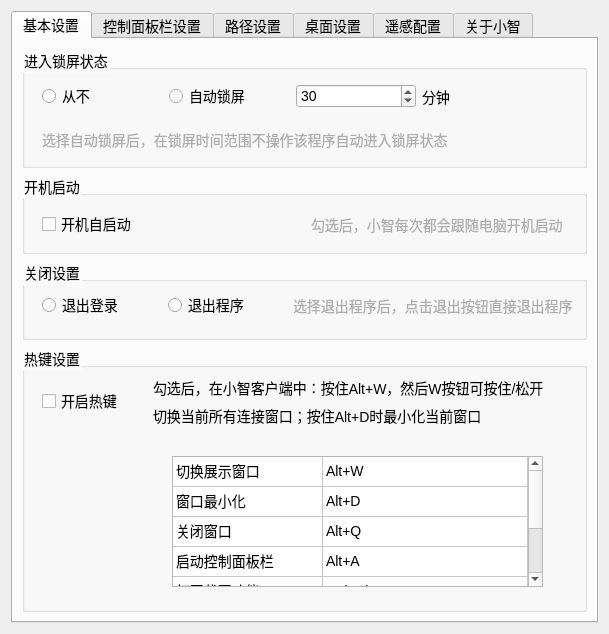
<?xml version="1.0" encoding="UTF-8"?>
<ui version="4.0">
 <class>SetDialog</class>
 <widget class="QDialog" name="SetDialog">
  <property name="geometry">
   <rect>
    <x>0</x>
    <y>0</y>
    <width>609</width>
    <height>634</height>
   </rect>
  </property>
  <property name="windowTitle">
   <string>设置中心</string>
  </property>
  <property name="windowIcon">
   <iconset resource="powerdudemain.qrc">
    <normaloff>:/powerdudemain/Resources/favicon.ico</normaloff>:/powerdudemain/Resources/favicon.ico</iconset>
  </property>
  <property name="styleSheet">
   <string notr="true">font: 9pt &quot;Agency FB&quot;;font-size:14px;</string>
  </property>
  <layout class="QGridLayout" name="gridLayout">
   <item row="0" column="0">
    <widget class="QTabWidget" name="tabWidget">
     <property name="tabPosition">
      <enum>QTabWidget::North</enum>
     </property>
     <property name="currentIndex">
      <number>0</number>
     </property>
     <widget class="QWidget" name="tab">
      <attribute name="title">
       <string>基本设置</string>
      </attribute>
      <layout class="QGridLayout" name="gridLayout_2">
       <item row="2" column="0">
        <widget class="QGroupBox" name="groupBox_4">
         <property name="sizePolicy">
          <sizepolicy hsizetype="Preferred" vsizetype="Fixed">
           <horstretch>0</horstretch>
           <verstretch>0</verstretch>
          </sizepolicy>
         </property>
         <property name="minimumSize">
          <size>
           <width>0</width>
           <height>80</height>
          </size>
         </property>
         <property name="title">
          <string>关闭设置</string>
         </property>
         <widget class="QWidget" name="horizontalLayoutWidget_3">
          <property name="geometry">
           <rect>
            <x>20</x>
            <y>20</y>
            <width>531</width>
            <height>51</height>
           </rect>
          </property>
          <layout class="QHBoxLayout" name="horizontalLayout_3">
           <item>
            <widget class="QRadioButton" name="exitLoginBtn">
             <property name="text">
              <string>退出登录</string>
             </property>
            </widget>
           </item>
           <item>
            <widget class="QRadioButton" name="exitSysBtn">
             <property name="text">
              <string>退出程序</string>
             </property>
            </widget>
           </item>
           <item>
            <widget class="QLabel" name="label_6">
             <property name="palette">
              <palette>
               <active>
                <colorrole role="WindowText">
                 <brush brushstyle="SolidPattern">
                  <color alpha="255">
                   <red>173</red>
                   <green>173</green>
                   <blue>173</blue>
                  </color>
                 </brush>
                </colorrole>
               </active>
               <inactive>
                <colorrole role="WindowText">
                 <brush brushstyle="SolidPattern">
                  <color alpha="255">
                   <red>173</red>
                   <green>173</green>
                   <blue>173</blue>
                  </color>
                 </brush>
                </colorrole>
               </inactive>
               <disabled>
                <colorrole role="WindowText">
                 <brush brushstyle="SolidPattern">
                  <color alpha="255">
                   <red>120</red>
                   <green>120</green>
                   <blue>120</blue>
                  </color>
                 </brush>
                </colorrole>
               </disabled>
              </palette>
             </property>
             <property name="text">
              <string>选择退出程序后，点击退出按钮直接退出程序</string>
             </property>
            </widget>
           </item>
          </layout>
         </widget>
        </widget>
       </item>
       <item row="0" column="0">
        <widget class="QGroupBox" name="groupBox_10">
         <property name="sizePolicy">
          <sizepolicy hsizetype="Preferred" vsizetype="Fixed">
           <horstretch>0</horstretch>
           <verstretch>0</verstretch>
          </sizepolicy>
         </property>
         <property name="minimumSize">
          <size>
           <width>0</width>
           <height>120</height>
          </size>
         </property>
         <property name="title">
          <string>进入锁屏状态</string>
         </property>
         <widget class="QWidget" name="verticalLayoutWidget">
          <property name="geometry">
           <rect>
            <x>20</x>
            <y>30</y>
            <width>501</width>
            <height>80</height>
           </rect>
          </property>
          <layout class="QVBoxLayout" name="verticalLayout_3">
           <item>
            <layout class="QHBoxLayout" name="horizontalLayout_8">
             <item>
              <widget class="QRadioButton" name="noLockBtn">
               <property name="text">
                <string>从不</string>
               </property>
              </widget>
             </item>
             <item>
              <widget class="QRadioButton" name="autoLockBtn">
               <property name="text">
                <string>自动锁屏</string>
               </property>
              </widget>
             </item>
             <item>
              <widget class="QSpinBox" name="timeSpinBox">
               <property name="value">
                <number>30</number>
               </property>
              </widget>
             </item>
             <item>
              <widget class="QLabel" name="label_10">
               <property name="text">
                <string>分钟</string>
               </property>
              </widget>
             </item>
            </layout>
           </item>
           <item>
            <widget class="QLabel" name="label_11">
             <property name="palette">
              <palette>
               <active>
                <colorrole role="WindowText">
                 <brush brushstyle="SolidPattern">
                  <color alpha="255">
                   <red>173</red>
                   <green>173</green>
                   <blue>173</blue>
                  </color>
                 </brush>
                </colorrole>
               </active>
               <inactive>
                <colorrole role="WindowText">
                 <brush brushstyle="SolidPattern">
                  <color alpha="255">
                   <red>173</red>
                   <green>173</green>
                   <blue>173</blue>
                  </color>
                 </brush>
                </colorrole>
               </inactive>
               <disabled>
                <colorrole role="WindowText">
                 <brush brushstyle="SolidPattern">
                  <color alpha="255">
                   <red>120</red>
                   <green>120</green>
                   <blue>120</blue>
                  </color>
                 </brush>
                </colorrole>
               </disabled>
              </palette>
             </property>
             <property name="text">
              <string>选择自动锁屏后，在锁屏时间范围不操作该程序自动进入锁屏状态</string>
             </property>
            </widget>
           </item>
          </layout>
         </widget>
        </widget>
       </item>
       <item row="3" column="0">
        <widget class="QGroupBox" name="groupBox">
         <property name="title">
          <string>热键设置</string>
         </property>
         <widget class="QTableWidget" name="tableWidget">
          <property name="geometry">
           <rect>
            <x>150</x>
            <y>110</y>
            <width>371</width>
            <height>131</height>
           </rect>
          </property>
          <property name="sizeAdjustPolicy">
           <enum>QAbstractScrollArea::AdjustIgnored</enum>
          </property>
          <property name="editTriggers">
           <set>QAbstractItemView::NoEditTriggers</set>
          </property>
          <property name="rowCount">
           <number>7</number>
          </property>
          <attribute name="horizontalHeaderVisible">
           <bool>false</bool>
          </attribute>
          <attribute name="horizontalHeaderDefaultSectionSize">
           <number>150</number>
          </attribute>
          <attribute name="horizontalHeaderStretchLastSection">
           <bool>true</bool>
          </attribute>
          <attribute name="verticalHeaderVisible">
           <bool>false</bool>
          </attribute>
          <attribute name="verticalHeaderHighlightSections">
           <bool>false</bool>
          </attribute>
          <attribute name="verticalHeaderShowSortIndicator" stdset="0">
           <bool>false</bool>
          </attribute>
          <attribute name="verticalHeaderStretchLastSection">
           <bool>true</bool>
          </attribute>
          <row/>
          <row/>
          <row/>
          <row/>
          <row/>
          <row/>
          <row/>
          <column>
           <property name="text">
            <string>功能</string>
           </property>
          </column>
          <column>
           <property name="text">
            <string>热键</string>
           </property>
          </column>
          <item row="0" column="0">
           <property name="text">
            <string>切换展示窗口</string>
           </property>
          </item>
          <item row="0" column="1">
           <property name="text">
            <string>Alt+W</string>
           </property>
          </item>
          <item row="1" column="0">
           <property name="text">
            <string>窗口最小化</string>
           </property>
          </item>
          <item row="1" column="1">
           <property name="text">
            <string>Alt+D</string>
           </property>
          </item>
          <item row="2" column="0">
           <property name="text">
            <string>关闭窗口</string>
           </property>
          </item>
          <item row="2" column="1">
           <property name="text">
            <string>Alt+Q</string>
           </property>
          </item>
          <item row="3" column="0">
           <property name="text">
            <string>启动控制面板栏</string>
           </property>
          </item>
          <item row="3" column="1">
           <property name="text">
            <string>Alt+A</string>
           </property>
          </item>
          <item row="4" column="0">
           <property name="text">
            <string>打开截图功能</string>
           </property>
          </item>
          <item row="4" column="1">
           <property name="text">
            <string>Ctrl+Alt+A</string>
           </property>
          </item>
          <item row="5" column="0">
           <property name="text">
            <string>打开录屏功能</string>
           </property>
          </item>
          <item row="5" column="1">
           <property name="text">
            <string>Win+Alt+G</string>
           </property>
          </item>
          <item row="6" column="0">
           <property name="text">
            <string>暂停/继续录屏</string>
           </property>
          </item>
          <item row="6" column="1">
           <property name="text">
            <string>Win+Alt+R</string>
           </property>
          </item>
         </widget>
         <widget class="QWidget" name="horizontalLayoutWidget">
          <property name="geometry">
           <rect>
            <x>20</x>
            <y>30</y>
            <width>502</width>
            <height>51</height>
           </rect>
          </property>
          <layout class="QHBoxLayout" name="horizontalLayout">
           <item>
            <widget class="QCheckBox" name="checkBox">
             <property name="text">
              <string>开启热键</string>
             </property>
            </widget>
           </item>
           <item>
            <layout class="QVBoxLayout" name="verticalLayout">
             <item>
              <widget class="QLabel" name="label">
               <property name="text">
                <string>勾选后，在小智客户端中：按住Alt+W，然后W按钮可按住/松开</string>
               </property>
              </widget>
             </item>
             <item>
              <widget class="QLabel" name="label_2">
               <property name="text">
                <string>切换当前所有连接窗口；按住Alt+D时最小化当前窗口</string>
               </property>
              </widget>
             </item>
            </layout>
           </item>
          </layout>
         </widget>
        </widget>
       </item>
       <item row="1" column="0">
        <widget class="QGroupBox" name="groupBox_11">
         <property name="sizePolicy">
          <sizepolicy hsizetype="Preferred" vsizetype="Fixed">
           <horstretch>0</horstretch>
           <verstretch>0</verstretch>
          </sizepolicy>
         </property>
         <property name="minimumSize">
          <size>
           <width>0</width>
           <height>80</height>
          </size>
         </property>
         <property name="title">
          <string>开机启动</string>
         </property>
         <widget class="QWidget" name="horizontalLayoutWidget_7">
          <property name="geometry">
           <rect>
            <x>20</x>
            <y>30</y>
            <width>531</width>
            <height>41</height>
           </rect>
          </property>
          <layout class="QHBoxLayout" name="horizontalLayout_7">
           <item>
            <widget class="QCheckBox" name="selfRunCBox">
             <property name="text">
              <string>开机自启动</string>
             </property>
            </widget>
           </item>
           <item>
            <widget class="QLabel" name="label_5">
             <property name="palette">
              <palette>
               <active>
                <colorrole role="WindowText">
                 <brush brushstyle="SolidPattern">
                  <color alpha="255">
                   <red>173</red>
                   <green>173</green>
                   <blue>173</blue>
                  </color>
                 </brush>
                </colorrole>
               </active>
               <inactive>
                <colorrole role="WindowText">
                 <brush brushstyle="SolidPattern">
                  <color alpha="255">
                   <red>173</red>
                   <green>173</green>
                   <blue>173</blue>
                  </color>
                 </brush>
                </colorrole>
               </inactive>
               <disabled>
                <colorrole role="WindowText">
                 <brush brushstyle="SolidPattern">
                  <color alpha="255">
                   <red>120</red>
                   <green>120</green>
                   <blue>120</blue>
                  </color>
                 </brush>
                </colorrole>
               </disabled>
              </palette>
             </property>
             <property name="text">
              <string>勾选后，小智每次都会跟随电脑开机启动</string>
             </property>
            </widget>
           </item>
          </layout>
         </widget>
        </widget>
       </item>
      </layout>
     </widget>
     <widget class="QWidget" name="tab_6">
      <attribute name="title">
       <string>控制面板栏设置</string>
      </attribute>
      <layout class="QGridLayout" name="gridLayout_8">
       <item row="0" column="0">
        <widget class="QGroupBox" name="groupBox_13">
         <property name="title">
          <string>启动控制面板栏</string>
         </property>
         <widget class="QWidget" name="verticalLayoutWidget_4">
          <property name="geometry">
           <rect>
            <x>20</x>
            <y>30</y>
            <width>531</width>
            <height>100</height>
           </rect>
          </property>
          <layout class="QVBoxLayout" name="verticalLayout_7">
           <item>
            <widget class="QCheckBox" name="checkBox_2">
             <property name="text">
              <string>开启按键Alt+A启动面板栏</string>
             </property>
            </widget>
           </item>
           <item>
            <widget class="QLabel" name="label_15">
             <property name="palette">
              <palette>
               <active/>
               <inactive/>
               <disabled/>
              </palette>
             </property>
             <property name="text">
              <string>     勾选后，鼠标联合按键Alt+A才会显示控制面板栏，否则鼠标移入直接显示面板栏。</string>
             </property>
            </widget>
           </item>
           <item>
            <widget class="QCheckBox" name="checkBox_3">
             <property name="text">
              <string>隐藏Alt+A提示</string>
             </property>
            </widget>
           </item>
           <item>
            <widget class="QLabel" name="label_16">
             <property name="palette">
              <palette>
               <active/>
               <inactive/>
               <disabled/>
              </palette>
             </property>
             <property name="text">
              <string>     勾选后，鼠标联合按键提示不会随着鼠标移入边缘而显示。</string>
             </property>
            </widget>
           </item>
          </layout>
         </widget>
        </widget>
       </item>
      </layout>
     </widget>
     <widget class="QWidget" name="tab_4">
      <attribute name="title">
       <string>路径设置</string>
      </attribute>
      <layout class="QGridLayout" name="gridLayout_5">
       <item row="1" column="0">
        <widget class="QGroupBox" name="groupBox_6">
         <property name="title">
          <string>文件自动打开设置</string>
         </property>
         <widget class="QWidget" name="horizontalLayoutWidget_5">
          <property name="geometry">
           <rect>
            <x>50</x>
            <y>20</y>
            <width>423</width>
            <height>61</height>
           </rect>
          </property>
          <layout class="QHBoxLayout" name="horizontalLayout_5">
           <item>
            <widget class="QCheckBox" name="fileOpenCBox">
             <property name="text">
              <string>自动打开文件</string>
             </property>
            </widget>
           </item>
           <item>
            <widget class="QLabel" name="label_9">
             <property name="palette">
              <palette>
               <active>
                <colorrole role="WindowText">
                 <brush brushstyle="SolidPattern">
                  <color alpha="255">
                   <red>173</red>
                   <green>173</green>
                   <blue>173</blue>
                  </color>
                 </brush>
                </colorrole>
               </active>
               <inactive>
                <colorrole role="WindowText">
                 <brush brushstyle="SolidPattern">
                  <color alpha="255">
                   <red>173</red>
                   <green>173</green>
                   <blue>173</blue>
                  </color>
                 </brush>
                </colorrole>
               </inactive>
               <disabled>
                <colorrole role="WindowText">
                 <brush brushstyle="SolidPattern">
                  <color alpha="255">
                   <red>120</red>
                   <green>120</green>
                   <blue>120</blue>
                  </color>
                 </brush>
                </colorrole>
               </disabled>
              </palette>
             </property>
             <property name="text">
              <string>勾选后，小慧接收或下载文件成功后自动打开文件</string>
             </property>
            </widget>
           </item>
          </layout>
         </widget>
        </widget>
       </item>
       <item row="0" column="0">
        <widget class="QGroupBox" name="groupBox_5">
         <property name="title">
          <string>文件路径设置</string>
         </property>
         <widget class="QWidget" name="horizontalLayoutWidget_4">
          <property name="geometry">
           <rect>
            <x>50</x>
            <y>100</y>
            <width>321</width>
            <height>51</height>
           </rect>
          </property>
          <layout class="QHBoxLayout" name="horizontalLayout_4">
           <item>
            <widget class="QPushButton" name="selectDirBtn">
             <property name="text">
              <string>浏览</string>
             </property>
            </widget>
           </item>
           <item>
            <widget class="QLabel" name="label_8">
             <property name="palette">
              <palette>
               <active/>
               <inactive/>
               <disabled/>
              </palette>
             </property>
             <property name="text">
              <string>小慧接收或下载文件至本地电脑时路径</string>
             </property>
            </widget>
           </item>
          </layout>
         </widget>
         <widget class="QWidget" name="horizontalLayoutWidget_6">
          <property name="geometry">
           <rect>
            <x>50</x>
            <y>40</y>
            <width>321</width>
            <height>51</height>
           </rect>
          </property>
          <layout class="QHBoxLayout" name="horizontalLayout_6">
           <item>
            <widget class="QLineEdit" name="filePathEdit">
             <property name="readOnly">
              <bool>false</bool>
             </property>
            </widget>
           </item>
           <item>
            <widget class="QPushButton" name="filePathBtn">
             <property name="text">
              <string/>
             </property>
             <property name="icon">
              <iconset resource="powerdudemain.qrc">
               <normaloff>:/powerdudemain/Resources/文件夹.png</normaloff>:/powerdudemain/Resources/文件夹.png</iconset>
             </property>
             <property name="flat">
              <bool>true</bool>
             </property>
            </widget>
           </item>
          </layout>
         </widget>
        </widget>
       </item>
      </layout>
     </widget>
     <widget class="QWidget" name="tab_3">
      <attribute name="title">
       <string>桌面设置</string>
      </attribute>
      <layout class="QGridLayout" name="gridLayout_6">
       <item row="0" column="0">
        <layout class="QGridLayout" name="gridLayout_4">
         <item row="0" column="0">
          <widget class="QGroupBox" name="groupBox_3">
           <property name="title">
            <string>P2P桌面设置</string>
           </property>
           <widget class="QLabel" name="label_4">
            <property name="geometry">
             <rect>
              <x>40</x>
              <y>30</y>
              <width>91</width>
              <height>16</height>
             </rect>
            </property>
            <property name="text">
             <string>登录模式:</string>
            </property>
           </widget>
           <widget class="QComboBox" name="comboBox">
            <property name="geometry">
             <rect>
              <x>140</x>
              <y>30</y>
              <width>91</width>
              <height>22</height>
             </rect>
            </property>
            <item>
             <property name="text">
              <string>智能模式</string>
             </property>
            </item>
            <item>
             <property name="text">
              <string>隧道模式</string>
             </property>
            </item>
            <item>
             <property name="text">
              <string>中继模式</string>
             </property>
            </item>
           </widget>
           <widget class="QLabel" name="p2pModeLabel">
            <property name="geometry">
             <rect>
              <x>140</x>
              <y>50</y>
              <width>241</width>
              <height>31</height>
             </rect>
            </property>
            <property name="styleSheet">
             <string notr="true">color: rgb(160, 160, 160);</string>
            </property>
            <property name="text">
             <string>建立隧道传输数据速度更快</string>
            </property>
           </widget>
          </widget>
         </item>
        </layout>
       </item>
       <item row="2" column="0">
        <widget class="QGroupBox" name="groupBox_8">
         <property name="title">
          <string>云桌面颜色深度设置</string>
         </property>
         <widget class="QComboBox" name="colorDepthCBox">
          <property name="geometry">
           <rect>
            <x>40</x>
            <y>40</y>
            <width>121</width>
            <height>22</height>
           </rect>
          </property>
          <item>
           <property name="text">
            <string>最高质量[32位]</string>
           </property>
          </item>
          <item>
           <property name="text">
            <string>真彩色[24位]</string>
           </property>
          </item>
          <item>
           <property name="text">
            <string>增强色[16位]</string>
           </property>
          </item>
          <item>
           <property name="text">
            <string>增强色[15位]</string>
           </property>
          </item>
         </widget>
        </widget>
       </item>
       <item row="1" column="0">
        <widget class="QGroupBox" name="groupBox_7">
         <property name="title">
          <string>云桌面分辨率设置</string>
         </property>
         <widget class="QComboBox" name="desktopSizeCBox">
          <property name="geometry">
           <rect>
            <x>40</x>
            <y>40</y>
            <width>81</width>
            <height>22</height>
           </rect>
          </property>
          <item>
           <property name="text">
            <string>全屏</string>
           </property>
          </item>
          <item>
           <property name="text">
            <string>1440x900</string>
           </property>
          </item>
          <item>
           <property name="text">
            <string>1366x768</string>
           </property>
          </item>
          <item>
           <property name="text">
            <string>1280x800</string>
           </property>
          </item>
         </widget>
        </widget>
       </item>
       <item row="3" column="0">
        <widget class="QGroupBox" name="groupBox_9">
         <property name="title">
          <string>显示体验</string>
         </property>
         <widget class="QCheckBox" name="fontCBox">
          <property name="geometry">
           <rect>
            <x>40</x>
            <y>40</y>
            <width>91</width>
            <height>16</height>
           </rect>
          </property>
          <property name="text">
           <string>字体平滑</string>
          </property>
         </widget>
        </widget>
       </item>
      </layout>
     </widget>
     <widget class="QWidget" name="tab_5">
      <attribute name="title">
       <string>遥感配置</string>
      </attribute>
      <layout class="QGridLayout" name="gridLayout_7">
       <item row="0" column="0">
        <widget class="QGroupBox" name="groupBox_12">
         <property name="title">
          <string>遥感控制配置</string>
         </property>
         <widget class="QWidget" name="verticalLayoutWidget_2">
          <property name="geometry">
           <rect>
            <x>30</x>
            <y>30</y>
            <width>481</width>
            <height>131</height>
           </rect>
          </property>
          <layout class="QVBoxLayout" name="verticalLayout_4">
           <item>
            <layout class="QHBoxLayout" name="horizontalLayout_9">
             <property name="leftMargin">
              <number>0</number>
             </property>
             <property name="rightMargin">
              <number>50</number>
             </property>
             <item>
              <widget class="QLabel" name="label_12">
               <property name="text">
                <string>小智名称</string>
               </property>
              </widget>
             </item>
             <item>
              <widget class="QLineEdit" name="remoteSenseNameEdit">
               <property name="placeholderText">
                <string>请输入</string>
               </property>
              </widget>
             </item>
            </layout>
           </item>
           <item>
            <layout class="QHBoxLayout" name="horizontalLayout_10">
             <item>
              <widget class="QCheckBox" name="searchNearbyCBox">
               <property name="text">
                <string>开启附近搜索</string>
               </property>
              </widget>
             </item>
             <item>
              <layout class="QVBoxLayout" name="verticalLayout_5">
               <item>
                <widget class="QLabel" name="label_13">
                 <property name="palette">
                  <palette>
                   <active>
                    <colorrole role="WindowText">
                     <brush brushstyle="SolidPattern">
                      <color alpha="255">
                       <red>173</red>
                       <green>173</green>
                       <blue>173</blue>
                      </color>
                     </brush>
                    </colorrole>
                   </active>
                   <inactive>
                    <colorrole role="WindowText">
                     <brush brushstyle="SolidPattern">
                      <color alpha="255">
                       <red>173</red>
                       <green>173</green>
                       <blue>173</blue>
                      </color>
                     </brush>
                    </colorrole>
                   </inactive>
                   <disabled>
                    <colorrole role="WindowText">
                     <brush brushstyle="SolidPattern">
                      <color alpha="255">
                       <red>120</red>
                       <green>120</green>
                       <blue>120</blue>
                      </color>
                     </brush>
                    </colorrole>
                   </disabled>
                  </palette>
                 </property>
                 <property name="text">
                  <string>开启后，在小慧遥感登录时可标记为附近的小智，使用该</string>
                 </property>
                 <property name="alignment">
                  <set>Qt::AlignBottom|Qt::AlignLeading|Qt::AlignLeft</set>
                 </property>
                </widget>
               </item>
               <item>
                <widget class="QLabel" name="label_14">
                 <property name="palette">
                  <palette>
                   <active>
                    <colorrole role="WindowText">
                     <brush brushstyle="SolidPattern">
                      <color alpha="255">
                       <red>173</red>
                       <green>173</green>
                       <blue>173</blue>
                      </color>
                     </brush>
                    </colorrole>
                   </active>
                   <inactive>
                    <colorrole role="WindowText">
                     <brush brushstyle="SolidPattern">
                      <color alpha="255">
                       <red>173</red>
                       <green>173</green>
                       <blue>173</blue>
                      </color>
                     </brush>
                    </colorrole>
                   </inactive>
                   <disabled>
                    <colorrole role="WindowText">
                     <brush brushstyle="SolidPattern">
                      <color alpha="255">
                       <red>120</red>
                       <green>120</green>
                       <blue>120</blue>
                      </color>
                     </brush>
                    </colorrole>
                   </disabled>
                  </palette>
                 </property>
                 <property name="text">
                  <string>PC进行远程小智登录</string>
                 </property>
                 <property name="alignment">
                  <set>Qt::AlignLeading|Qt::AlignLeft|Qt::AlignTop</set>
                 </property>
                </widget>
               </item>
              </layout>
             </item>
            </layout>
           </item>
          </layout>
         </widget>
        </widget>
       </item>
      </layout>
     </widget>
     <widget class="QWidget" name="tab_2">
      <attribute name="title">
       <string>关于小智</string>
      </attribute>
      <layout class="QGridLayout" name="gridLayout_3">
       <item row="0" column="0">
        <widget class="QGroupBox" name="groupBox_2">
         <property name="title">
          <string>版本升级</string>
         </property>
         <widget class="QWidget" name="horizontalLayoutWidget_2">
          <property name="geometry">
           <rect>
            <x>90</x>
            <y>20</y>
            <width>306</width>
            <height>131</height>
           </rect>
          </property>
          <layout class="QHBoxLayout" name="horizontalLayout_2">
           <item>
            <widget class="QLabel" name="label_3">
             <property name="sizePolicy">
              <sizepolicy hsizetype="Fixed" vsizetype="Preferred">
               <horstretch>0</horstretch>
               <verstretch>0</verstretch>
              </sizepolicy>
             </property>
             <property name="text">
              <string/>
             </property>
             <property name="pixmap">
              <pixmap resource="powerdudemain.qrc">:/powerdudemain/Resources/PowerBoy.ico</pixmap>
             </property>
             <property name="scaledContents">
              <bool>true</bool>
             </property>
            </widget>
           </item>
           <item>
            <layout class="QVBoxLayout" name="verticalLayout_2">
             <item>
              <widget class="QLabel" name="upbtn1">
               <property name="text">
                <string>请您及时更新到最新版本！</string>
               </property>
              </widget>
             </item>
             <item>
              <widget class="QLabel" name="upbtn2">
               <property name="text">
                <string>最新版本：未知</string>
               </property>
              </widget>
             </item>
             <item>
              <widget class="QLabel" name="upbtn3">
               <property name="text">
                <string>当前版本：V1.0.0</string>
               </property>
              </widget>
             </item>
             <item>
              <widget class="QPushButton" name="updateBtn">
               <property name="text">
                <string>一键升级</string>
               </property>
              </widget>
             </item>
            </layout>
           </item>
          </layout>
         </widget>
         <widget class="QLabel" name="label_7">
          <property name="geometry">
           <rect>
            <x>60</x>
            <y>180</y>
            <width>81</width>
            <height>16</height>
           </rect>
          </property>
          <property name="text">
           <string>系统自动升级</string>
          </property>
         </widget>
         <widget class="SwitchControl" name="autoupdate_btn" native="true">
          <property name="geometry">
           <rect>
            <x>150</x>
            <y>180</y>
            <width>41</width>
            <height>21</height>
           </rect>
          </property>
         </widget>
        </widget>
       </item>
      </layout>
     </widget>
    </widget>
   </item>
  </layout>
 </widget>
 <customwidgets>
  <customwidget>
   <class>SwitchControl</class>
   <extends>QWidget</extends>
   <header>switchcontrol.h</header>
   <container>1</container>
  </customwidget>
 </customwidgets>
 <resources>
  <include location="powerdudemain.qrc"/>
 </resources>
 <connections/>
</ui>
